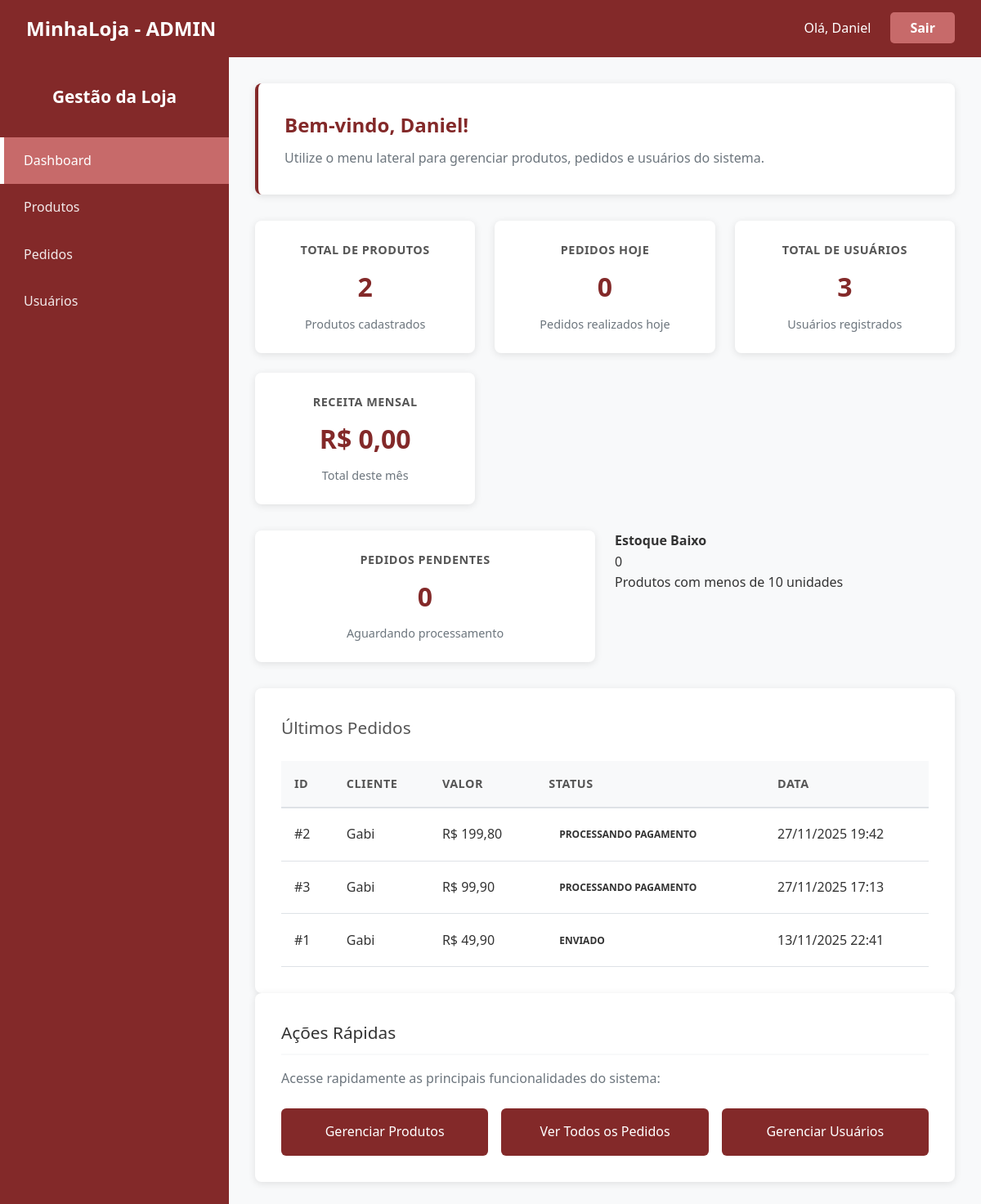
The page /admin_dashboard.php (signed in) on the database its author committed.
### tables this page shows
CREATE TABLE `pedidos` (
  `id` int(11) NOT NULL,
  `usuario_id` int(11) NOT NULL,
  `data_pedido` timestamp NOT NULL DEFAULT current_timestamp(),
  `valor_total` decimal(10,2) NOT NULL,
  `status_pedido` varchar(50) NOT NULL DEFAULT 'Pendente'
);

CREATE TABLE `usuarios` (
  `id` int(11) NOT NULL,
  `nome` varchar(255) NOT NULL,
  `email` varchar(255) NOT NULL,
  `senha` varchar(255) NOT NULL,
  `tipo` enum('cliente','admin') NOT NULL DEFAULT 'cliente',
  `data_criacao` timestamp NOT NULL DEFAULT current_timestamp()
);

### admin_dashboard.php (the view, shortened to what this page needs)
<?php
require_once 'config.php';
$nome_admin = $_SESSION['usuario_nome'] ?? "Administrador";
$sql_produtos = "SELECT COUNT(*) as total FROM produtos";
$result_produtos = $conn->query($sql_produtos);
$total_produtos = $result_produtos ? $result_produtos->fetch_assoc()['total'] : 0;
$hoje = date('Y-m-d');
$sql_pedidos_hoje = "SELECT COUNT(*) as total FROM pedidos WHERE DATE(data_pedido) = '$hoje'";
$result_pedidos_hoje = $conn->query($sql_pedidos_hoje);
$total_pedidos_hoje = $result_pedidos_hoje ? $result_pedidos_hoje->fetch_assoc()['total'] : 0;
$sql_usuarios = "SELECT COUNT(*) as total FROM usuarios";
$result_usuarios = $conn->query($sql_usuarios);
$total_usuarios = $result_usuarios ? $result_usuarios->fetch_assoc()['total'] : 0;
$mes_atual = date('Y-m');
$sql_receita_mes = "SELECT SUM(valor_total) as total FROM pedidos WHERE DATE_FORMAT(data_pedido, '%Y-%m') = '$mes_atual' AND status_pedido != 'cancelado'";
$result_receita_mes = $conn->query($sql_receita_mes);
$receita_mes = $result_receita_mes ? $result_receita_mes->fetch_assoc()['total'] : 0;
$receita_mes = $receita_mes ? $receita_mes : 0;
$sql_pedidos_pendentes = "SELECT COUNT(*) as total FROM pedidos WHERE status_pedido IN ('processando', 'pendente')";
$result_pedidos_pendentes = $conn->query($sql_pedidos_pendentes);
$pedidos_pendentes = $result_pedidos_pendentes ? $result_pedidos_pendentes->fetch_assoc()['total'] : 0;
$sql_estoque_baixo = "SELECT COUNT(*) as total FROM produtos WHERE estoque < 10";
$result_estoque_baixo = $conn->query($sql_estoque_baixo);
$estoque_baixo = $result_estoque_baixo ? $result_estoque_baixo->fetch_assoc()['total'] : 0;
$sql_ultimos_pedidos = "
    SELECT p.id, u.nome as cliente, p.valor_total, p.status_pedido, p.data_pedido
    FROM pedidos p
    JOIN usuarios u ON p.usuario_id = u.id
    ORDER BY p.data_pedido DESC
    LIMIT 5
";
$result_ultimos_pedidos = $conn->query($sql_ultimos_pedidos);
$ultimos_pedidos = [];
if ($result_ultimos_pedidos && $result_ultimos_pedidos->num_rows > 0) {
    while($row = $result_ultimos_pedidos->fetch_assoc()) {
        $ultimos_pedidos[] = $row;
    }
}
?>
<!DOCTYPE html>
<html lang="pt-br">
<head>
</head>
<body>
<header class="navbar">
    <div class="container">
        <h1 class="logo">MinhaLoja - ADMIN</h1>
        <nav>
            <ul>
                <li>Olá, <?php echo htmlspecialchars($nome_admin); ?></li>
                <li><a href="logout.php" class="logout-btn">Sair</a></li>
            </ul>
        </nav>
    </div>
</header>
<div class="admin-layout">
    <aside class="admin-sidebar">
        <h3>Gestão da Loja</h3>
        <ul>
            <li class="active"><a href="admin_dashboard.php">Dashboard</a></li>
            <li><a href="admin_produtos.php">Produtos</a></li>
            <li><a href="admin_pedidos.php">Pedidos</a></li>
            <li><a href="admin_usuarios.php">Usuários</a></li>
        </ul>
    </aside>
    <main class="admin-content">
        <div class="welcome-box">
            <h2>Bem-vindo, <?php echo htmlspecialchars($nome_admin); ?>!</h2>
            <p>Utilize o menu lateral para gerenciar produtos, pedidos e usuários do sistema.</p>
        </div>
        <div class="stats-grid">
            <div class="stat-card">
                <h4>Total de Produtos</h4>
                <div class="number"><?php echo $total_produtos; ?></div>
                <div class="description">Produtos cadastrados</div>
            </div>
            <div class="stat-card">
                <h4>Pedidos Hoje</h4>
                <div class="number"><?php echo $total_pedidos_hoje; ?></div>
                <div class="description">Pedidos realizados hoje</div>
            </div>
            <div class="stat-card">
                <h4>Total de Usuários</h4>
                <div class="number"><?php echo $total_usuarios; ?></div>
                <div class="description">Usuários registrados</div>
            </div>
            <div class="stat-card">
                <h4>Receita Mensal</h4>
                <div class="number">R$ <?php echo number_format($receita_mes, 2, ',', '.'); ?></div>
                <div class="description">Total deste mês</div>
            </div>
        </div>
        <div class="stats-grid">
            <div class="stat-card <?php echo $pedidos_pendentes > 0 ? 'warning' : ''; ?>">
                <h4>Pedidos Pendentes</h4>
                <div class="number"><?php echo $pedidos_pendentes; ?></div>
                <div class="description">Aguardando processamento</div>
            </div>
            <div class="stat_card <?php echo $estoque_baixo > 0 ? 'danger' : ''; ?>">
                <h4>Estoque Baixo</h4>
                <div class="number"><?php echo $estoque_baixo; ?></div>
                <div class="description">Produtos com menos de 10 unidades</div>
            </div>
        </div>
        <div class="table-container">
            <h3>Últimos Pedidos</h3>
            <?php if (count($ultimos_pedidos) > 0): ?>
                <table>
                    <thead>
                        <tr>
                            <th>ID</th>
                            <th>Cliente</th>
                            <th>Valor</th>
                            <th>Status</th>
                            <th>Data</th>
                        </tr>
                    </thead>
                    <tbody>
                        <?php foreach ($ultimos_pedidos as $pedido):
                            $data_formatada = (new DateTime($pedido['data_pedido']))->format('d/m/Y H:i');
                        ?>
                        <tr>
                            <td>#<?php echo $pedido['id']; ?></td>
                            <td><?php echo htmlspecialchars($pedido['cliente']); ?></td>
                            <td>R$ <?php echo number_format($pedido['valor_total'], 2, ',', '.'); ?></td>
                            <td>
                                <span class="badge <?php echo $pedido['status_pedido']; ?>">
                                    <?php echo htmlspecialchars($pedido['status_pedido']); ?>
                                </span>
                            </td>
                            <td><?php echo $data_formatada; ?></td>
                        </tr>
                        <?php endforeach; ?>
                    </tbody>
                </table>
            <?php else: ?>
                <p>Nenhum pedido encontrado.</p>
            <?php endif; ?>
        </div>
        <section class="summary-section">
            <h3>Ações Rápidas</h3>
            <p>Acesse rapidamente as principais funcionalidades do sistema:</p>
            <div class="quick-actions">
                <a href="admin_produtos.php" class="action-btn">Gerenciar Produtos</a>
                <a href="admin_pedidos.php" class="action-btn">Ver Todos os Pedidos</a>
                <a href="admin_usuarios.php" class="action-btn">Gerenciar Usuários</a>
            </div>
        </section>
    </main>
</div>
</body>
</html>

### admin_dashboard.php (style rules this page uses)
* { margin: 0; padding: 0; box-sizing: border-box; }
body { font-family: 'Segoe UI', Tahoma, Geneva, Verdana, sans-serif; background-color: #f8f9fa; color: #333; line-height: 1.6; }
.navbar { background-color: rgb(131, 41, 41); color: white; padding: 1rem 0; box-shadow: 0 2px 4px rgba(0,0,0,0.1); }
.navbar .container { display: flex; justify-content: space-between; align-items: center; max-width: 1200px; margin: 0 auto; padding: 0 2rem; }
.logo { color: white; font-size: 1.5rem; font-weight: bold; margin: 0; }
.navbar ul { list-style: none; display: flex; gap: 1.5rem; align-items: center; }
.navbar li { color: white; font-weight: 500; }
.logout-btn { background-color: rgba(199, 106, 106, 1); color: white; padding: 0.5rem 1.5rem; border-radius: 5px; text-decoration: none; font-weight: bold; transition: background-color 0.3s ease; }
.admin-layout { display: flex; min-height: calc(100vh - 80px); max-width: 1200px; }
.admin-sidebar { width: 280px; background-color: rgb(131, 41, 41); color: white; padding: 2rem 0; }
.admin-sidebar h3 { text-align: center; margin-bottom: 2rem; color: white; font-size: 1.3rem; padding: 0 1.5rem; }
.admin-sidebar ul { list-style: none; padding: 0; margin: 0; }
.admin-sidebar li a { display: block; padding: 1rem 1.5rem; color: rgba(255, 255, 255, 0.9); text-decoration: none; border-left: 5px solid transparent; transition: all 0.3s ease; font-weight: 500; }
.admin-sidebar li:hover a, .admin-sidebar li.active a { background-color: rgba(199, 106, 106, 1); border-left-color: white; color: white; }
.admin-content { flex-grow: 1; padding: 2rem; background-color: #f8f9fa; }
.admin-content h3 { color: #555; margin-bottom: 1.5rem; font-size: 1.3rem; font-weight: 500; }
.stats-grid { display: grid; grid-template-columns: repeat(auto-fit, minmax(250px, 1fr)); gap: 1.5rem; margin-bottom: 2rem; }
.stat-card { background-color: #fff; padding: 1.5rem; border-radius: 8px; box-shadow: 0 2px 10px rgba(0,0,0,0.1); text-align: center; transition: transform 0.3s ease; }
.stat-card h4 { color: #555; font-size: 0.9rem; text-transform: uppercase; letter-spacing: 0.5px; margin-bottom: 0.5rem; }
.stat-card .number { font-size: 2rem; font-weight: bold; color: rgb(131, 41, 41); margin-bottom: 0.5rem; }
.stat-card .description { color: #6c757d; font-size: 0.9rem; }
.welcome-box { background-color: #fff; padding: 2rem; border-radius: 8px; box-shadow: 0 2px 10px rgba(0,0,0,0.1); margin-bottom: 2rem; border-left: 4px solid rgb(131, 41, 41); }
.welcome-box h2 { color: rgb(131, 41, 41); margin-bottom: 0.5rem; font-size: 1.5rem; }
.welcome-box p { color: #6c757d; margin: 0; }
.summary-section { background-color: #fff; padding: 2rem; border-radius: 8px; box-shadow: 0 2px 10px rgba(0,0,0,0.1); margin-bottom: 2rem; }
.summary-section h3 { color: #333; margin-bottom: 1rem; border-bottom: 2px solid #f8f9fa; padding-bottom: 0.5rem; }
.summary-section p { color: #6c757d; margin-bottom: 1rem; }
.table-container { background-color: #fff; padding: 2rem; border-radius: 8px; box-shadow: 0 2px 10px rgba(0,0,0,0.1); margin-top: 1rem; overflow-x: auto; }
.table-container table { width: 100%; border-collapse: collapse; margin-top: 1rem; min-width: 600px; }
.table-container th { background-color: #f8f9fa; color: #555; font-weight: 600; padding: 1rem; text-align: left; border-bottom: 2px solid #dee2e6; font-size: 0.9rem; text-transform: uppercase; letter-spacing: 0.5px; }
.table-container td { padding: 1rem; border-bottom: 1px solid #dee2e6; vertical-align: middle; }
.badge { display: inline-block; padding: 0.4rem 0.8rem; border-radius: 15px; font-size: 0.75rem; font-weight: bold; text-transform: uppercase; }
.quick-actions { display: grid; grid-template-columns: repeat(auto-fit, minmax(200px, 1fr)); gap: 1rem; margin-top: 1.5rem; }
.action-btn { background-color: rgb(131, 41, 41); color: white; padding: 1rem; border-radius: 6px; text-decoration: none; text-align: center; font-weight: 500; transition: background-color 0.3s ease; }
@media (min-width: 769px) { .table-container table { display: table; } }

### rows shown on the page
pedidos: id "2", usuario.nome "Gabi", valor_total "199,80", status_pedido "PROCESSANDO PAGAMENTO", data_pedido "27/11/2025 19:42"
pedidos: id "3", usuario.nome "Gabi", valor_total "99,90", status_pedido "PROCESSANDO PAGAMENTO", data_pedido "27/11/2025 17:13"
pedidos: id "1", usuario.nome "Gabi", valor_total "49,90", status_pedido "ENVIADO", data_pedido "13/11/2025 22:41"

### other values the page prints
$nome_admin "Daniel"
$total_produtos "2"
$total_pedidos_hoje "0"
$total_usuarios "3"
$receita_mes "0,00"
$pedidos_pendentes "0"
$estoque_baixo "0"
